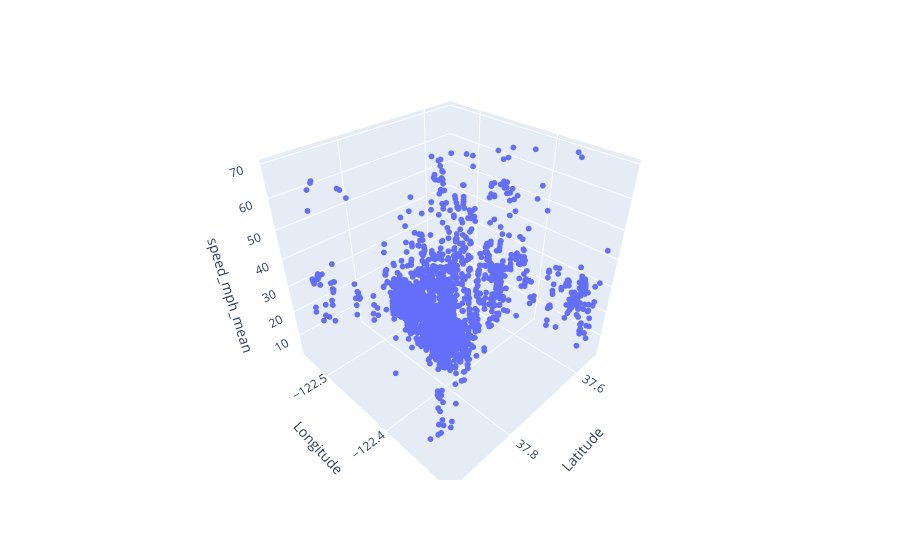

Here is the notebook cell this chart was saved with:
### Markdown cell above
Looks like total gibberish! Instead of visualizing all 4 dimensions of data, let's break it down. First, let's visualize spatially.

### Code cell
space = df.groupby(by=['Latitude', 'Longitude']).agg('mean').reset_index()
fig = px.scatter_3d(space, x='Latitude', y='Longitude', z='speed_mph_mean')
fig.update_traces(marker={'size': 2})

### Figure 1 — Plotly figure (JSON) as saved in the notebook; plotly's stock layout.template omitted (floating-point values rounded to 4 significant figures; data arrays with more than 128 entries replaced by an {"elided": "..."} marker saying what was removed)
{"data": [{"hovertemplate": "Latitude=%{x}<br>Longitude=%{y}<br>speed_mph_mean=%{z}<extra></extra>", "legendgroup": "", "marker": {"color": "#636efa", "size": 2, "symbol": "circle"}, "mode": "markers", "name": "", "scene": "scene", "showlegend": false, "type": "scatter3d", "x": {"elided": "1981 float values"}, "y": {"elided": "1981 float values"}, "z": {"elided": "1981 float values"}}], "layout": {"legend": {"tracegroupgap": 0}, "margin": {"t": 60}, "scene": {"domain": {"x": [0, 1], "y": [0, 1]}, "xaxis": {"title": {"text": "Latitude"}}, "yaxis": {"title": {"text": "Longitude"}}, "zaxis": {"title": {"text": "speed_mph_mean"}}}}}
